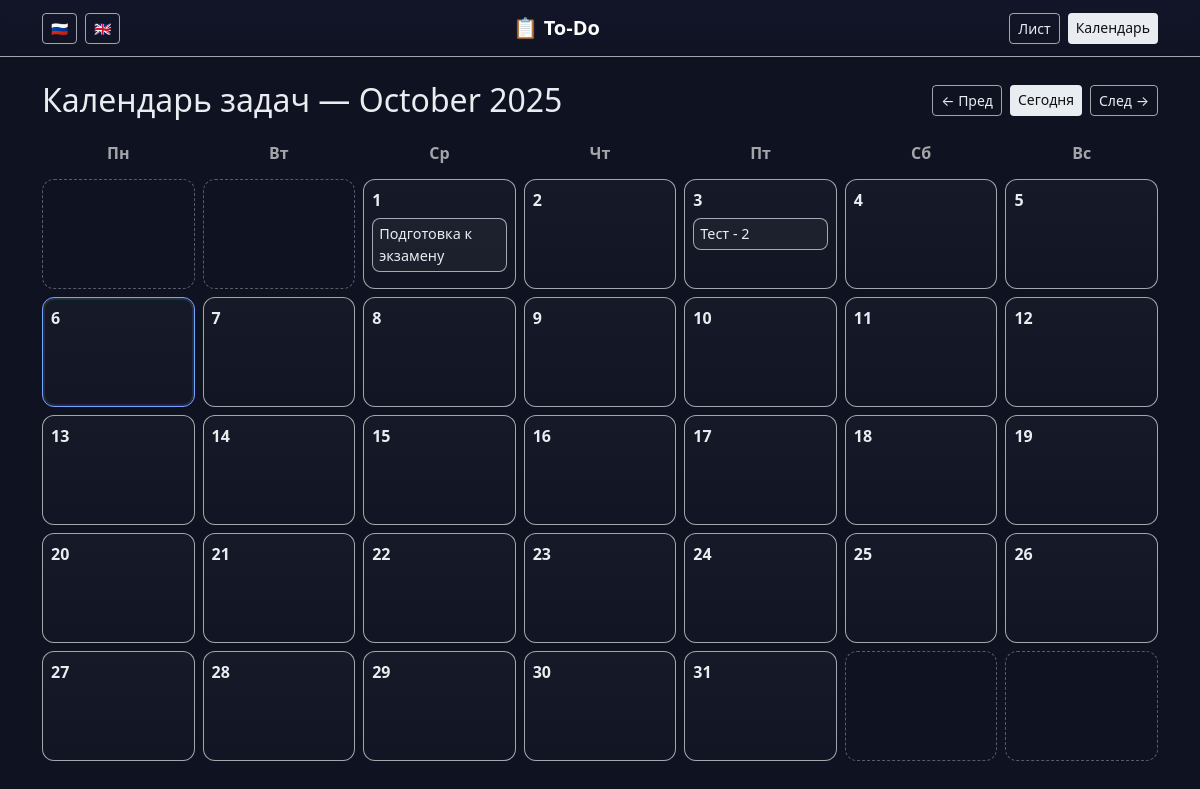
/calendar, run on an earlier commit of the app's database.
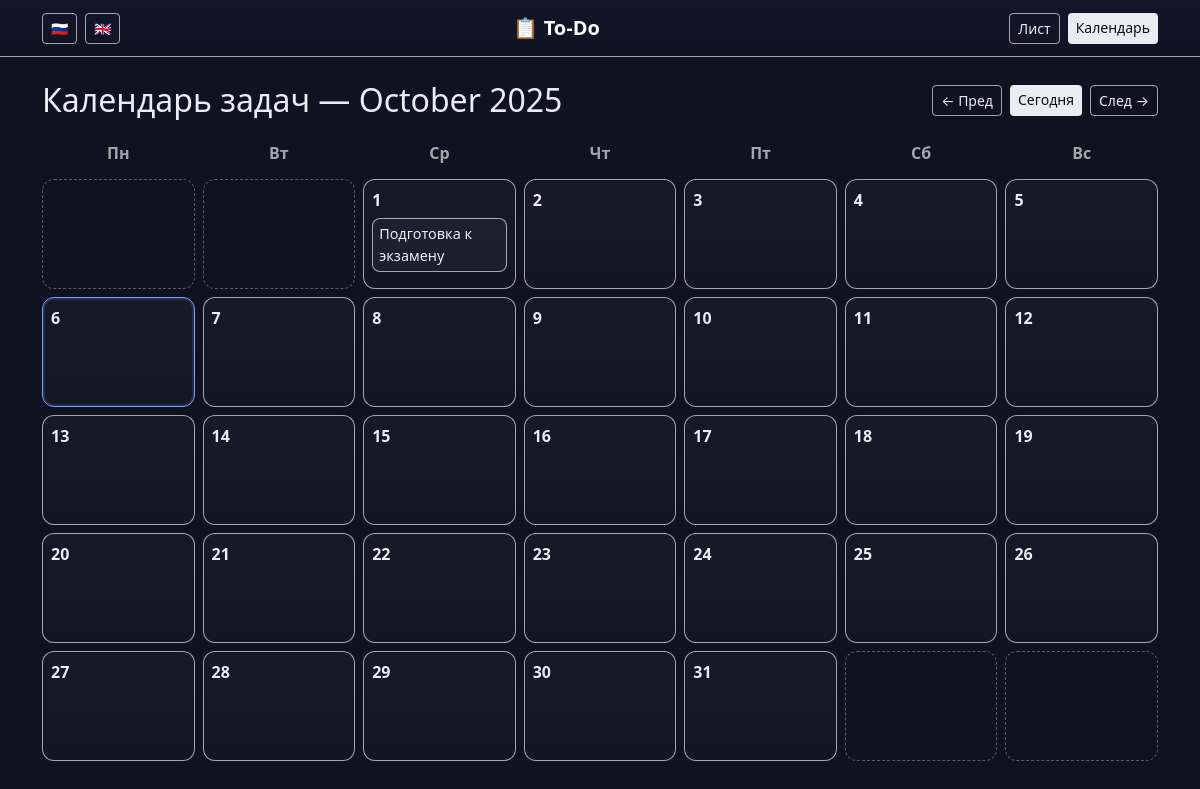
And on a later commit of the database.
### tables this page shows
CREATE TABLE tasks (
            id INTEGER PRIMARY KEY AUTOINCREMENT,
            title TEXT NOT NULL,
            description TEXT,
            due_date TEXT, -- ISO формат YYYY-MM-DD
            complete INTEGER NOT NULL DEFAULT 0,
            created_at TEXT DEFAULT (datetime('now')),
            completed_at TEXT
        );

### app.py (the view)
@app.route("/calendar")
def calendar_view():
    today = date.today()
    year = int(request.args.get("year", today.year))
    month = int(request.args.get("month", today.month))
    month_start = f"{year:04d}-{month:02d}-01"
    _, last_day = pycalendar.monthrange(year, month)
    month_end = f"{year:04d}-{month:02d}-{last_day:02d}"
    conn = get_db_connection()
    rows = conn.execute(
        """
        SELECT * FROM tasks
        WHERE due_date IS NOT NULL
          AND due_date >= ?
          AND due_date <= ?
        ORDER BY due_date ASC, complete ASC
        """,
        (month_start, month_end),
    ).fetchall()
    conn.close()
    by_date = {}
    for r in rows:
        by_date.setdefault(r["due_date"], []).append(r)
    cal = pycalendar.monthcalendar(year, month)  # списки недель, 0 = пустая ячейка
    month_name = pycalendar.month_name[month]
    return render_template(
        "calendar.html",
        cal=cal,
        year=year,
        month=month,
        month_name=month_name,
        by_date=by_date,
        today=today,
    )

### app.py (called while the page is built)
@app.context_processor
def inject_translations():
    lang = request.args.get("lang", "ru")
    return dict(
        t=translations.get(lang, translations["ru"]),
        current_lang=lang
    )

def get_db_connection():
    conn = sqlite3.connect(DB_PATH)
    conn.row_factory = sqlite3.Row
    return conn

### templates/calendar.html
{% extends "base.html" %}
{% block content %}
<div class="d-flex justify-content-between align-items-center mb-3">
  <h2 class="m-0">{{ t["title"] }} — {{ month_name }} {{ year }}</h2>
  <div class="d-flex gap-2">
    <a class="btn btn-outline-light btn-sm"
       href="{{ url_for('calendar_view', year=(month == 1 and year-1 or year), month=(month == 1 and 12 or month-1)) }}">← {{ t["prev"] }}</a>
    <a class="btn btn-light btn-sm"
       href="{{ url_for('calendar_view', year=today.year, month=today.month) }}">{{ t["today"] }}</a>
    <a class="btn btn-outline-light btn-sm"
       href="{{ url_for('calendar_view', year=(month == 12 and year+1 or year), month=(month == 12 and 1 or month+1)) }}">{{ t["next"] }} →</a>
  </div>
</div>
<div class="calendar-grid">
  {% for day in t["weekdays"] %}
    <div class="calendar-head">{{ day }}</div>
  {% endfor %}
  {% for week in cal %}
    {% for day in week %}
      {% if day == 0 %}
        <div class="calendar-cell empty"></div>
      {% else %}
        {% set key = "%04d-%02d-%02d"|format(year, month, day) %}
        {% set items = by_date.get(key, []) %}
        <div class="calendar-cell {% if today.year==year and today.month==month and today.day==day %}today{% endif %}">
          <div class="calendar-day">{{ day }}</div>
          {% for t in items %}
            <div class="calendar-item {% if t.complete %}done{% endif %}">
              {{ t.title }}
            </div>
          {% endfor %}
        </div>
      {% endif %}
    {% endfor %}
  {% endfor %}
</div>
{% endblock %}

What changed in the data, as far as the page shows it:
removed tasks: title "Тест - 2", shown under "3"
